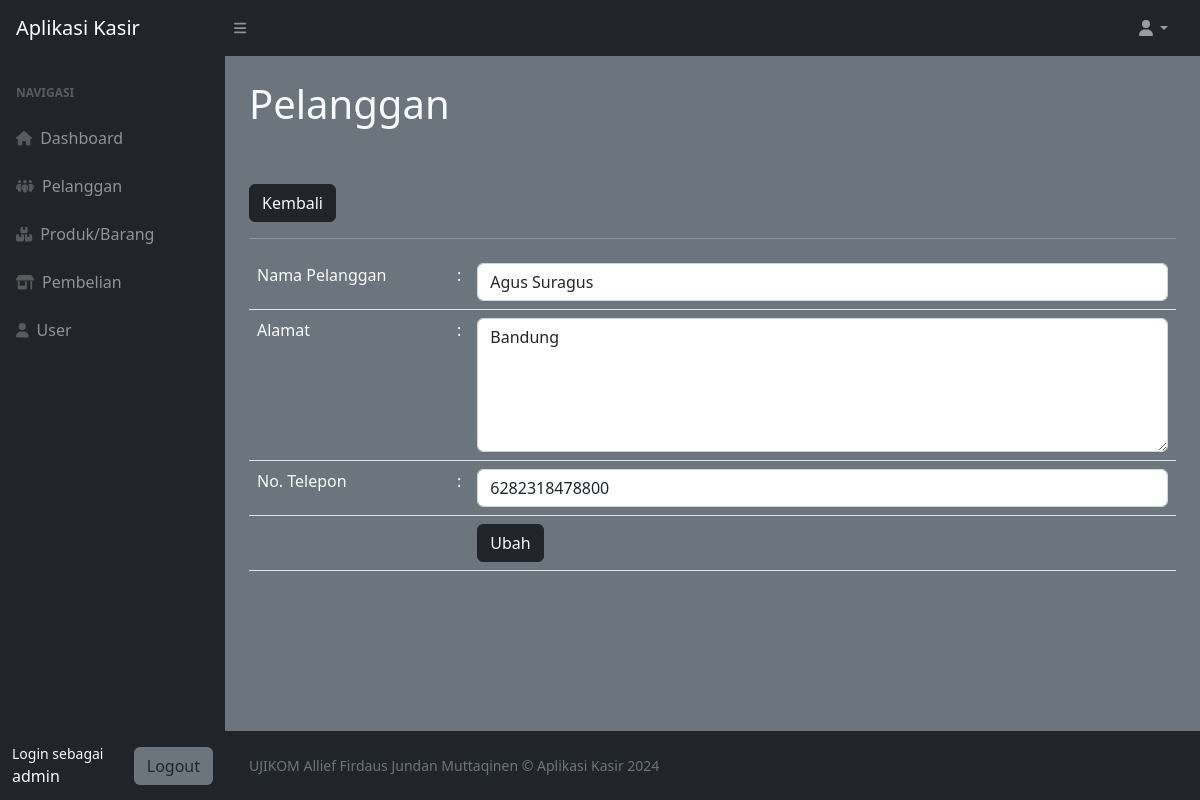
Page /index.php?page=pelanggan_ubah&&id=33 (signed in) on the committed database.
### tables this page shows
CREATE TABLE `pelanggan` (
  `id_pelanggan` int(11) NOT NULL,
  `nama_pelanggan` varchar(255) DEFAULT NULL,
  `alamat` text DEFAULT NULL,
  `no_telepon` varchar(15) DEFAULT NULL
);

### pelanggan_ubah.php (the view, shortened to what this page needs)
<?php
$id = $_GET['id'];
$query = mysqli_query($koneksi, "SELECT * FROM pelanggan WHERE id_pelanggan = '$id'");
$data = mysqli_fetch_array($query);
?>
<div class="container-fluid px-4">
    <h1 class="mt-4">Pelanggan</h1>
    <br>
    <br>
    <a href="?page=pelanggan" class="btn btn-dark text-light">Kembali</a>
    <hr>
    <form method="post">
        <table class="table table-border text-light">
            <tr>
                <td width="200">Nama Pelanggan</td>
                <td width="1">:</td>
                <td><input class="form-control" value="<?php echo $data['nama_pelanggan']; ?>" type="text"
                        name="nama_pelanggan"></td>
            </tr>
            <tr>
                <td width="200">Alamat</td>
                <td width="10">:</td>
                <td><textarea name="alamat" rows="5" class="form-control"><?php echo $data['alamat']; ?></textarea></td>
            </tr>
            <tr>
                <td>No. Telepon</td>
                <td>:</td>
                <td><input class="form-control" type="number" step="0" value="<?php echo $data['no_telepon']; ?>"
                        name="no_telepon"></td>
            </tr>
            <tr>
                <td></td>
                <td></td>
                <td>
                    <button type="submit" class="btn btn-dark text-light">Ubah</button>
                </td>
            </tr>
        </table>
    </form>
</div>

### rows in the picture
pelanggan: nama_pelanggan "Agus Suragus", alamat "Bandung", no_telepon "6282318478800"

### other values in the picture
$_SESSION['user']['nama'] "admin"
